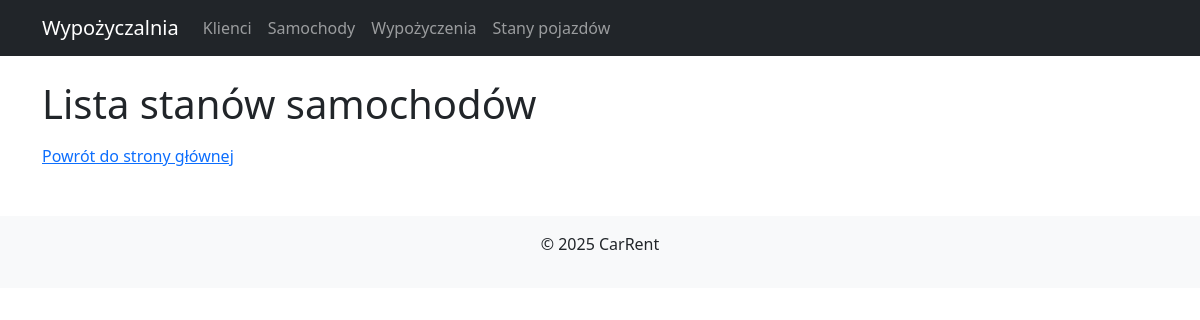
The app's page /carrent/conditions/, older data.
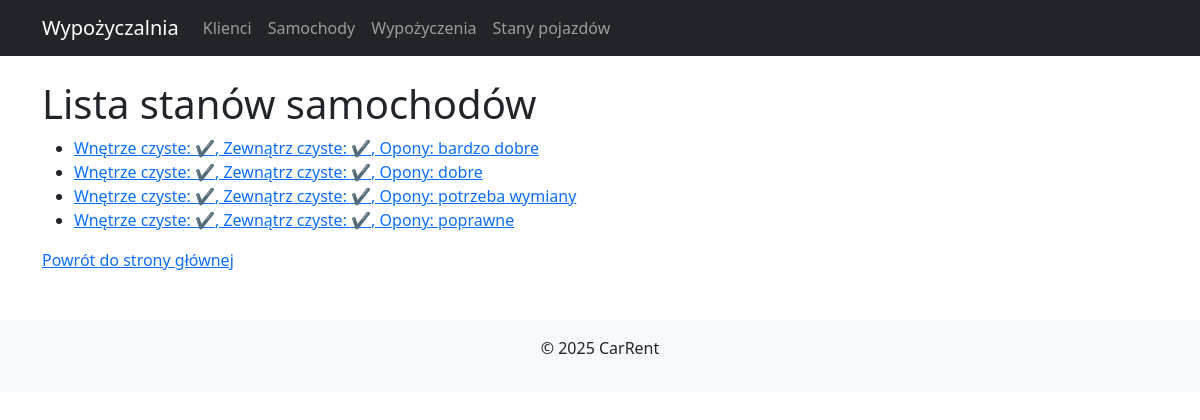
The same page, newer data.
### carrent/models.py (models this page shows, shortened)
class Condition(models.Model):
    cleanIn = models.BooleanField(default=True)
    cleanOut = models.BooleanField(default=True)
    tires = models.CharField(max_length=50)

### carrent/views.py (the view)
# urls.py: path('conditions/', views.condition_list, name='condition_list'),
def condition_list(request):
    if request.method == 'POST':
        conditions = Condition.objects.filter(tires__icontains=request.POST['phrase'])
    else:
        conditions = Condition.objects.all()
    return render(request,
                  "carrent/condition/list.html",
                  {'conditions': conditions})

### carrent/templates/carrent/condition/list.html
{% extends 'carrent/base.html' %}
{% block content %}
<h1>Lista stanów samochodów</h1>
<ul>
    {% for condition in conditions %}
        <li>
            <a href="{% url 'condition_detail' condition.id %}">
                Wnętrze czyste: {% if condition.cleanIn %}✔{% else %}✘{% endif %},
                Zewnątrz czyste: {% if condition.cleanOut %}✔{% else %}✘{% endif %},
                Opony: {{ condition.tires }}
            </a>
        </li>
    {% endfor %}
</ul>
<a href="{% url 'home' %}">Powrót do strony głównej</a>
{% endblock %}

Row changes from the older to the newer data that the page shows:
added Condition: tires "bardzo dobre"
added Condition: tires "dobre"
added Condition: tires "potrzeba wymiany"
added Condition: tires "poprawne"
